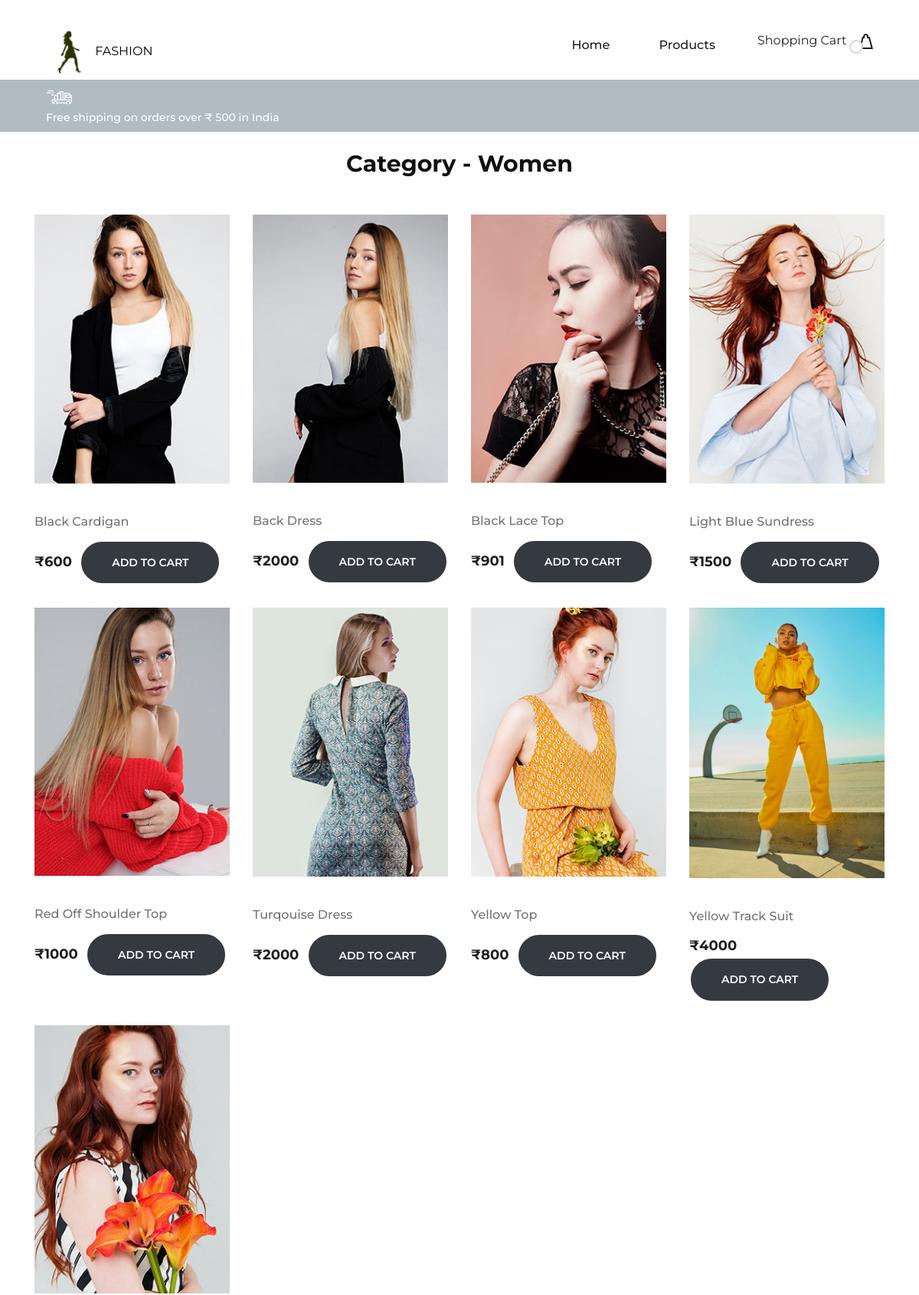
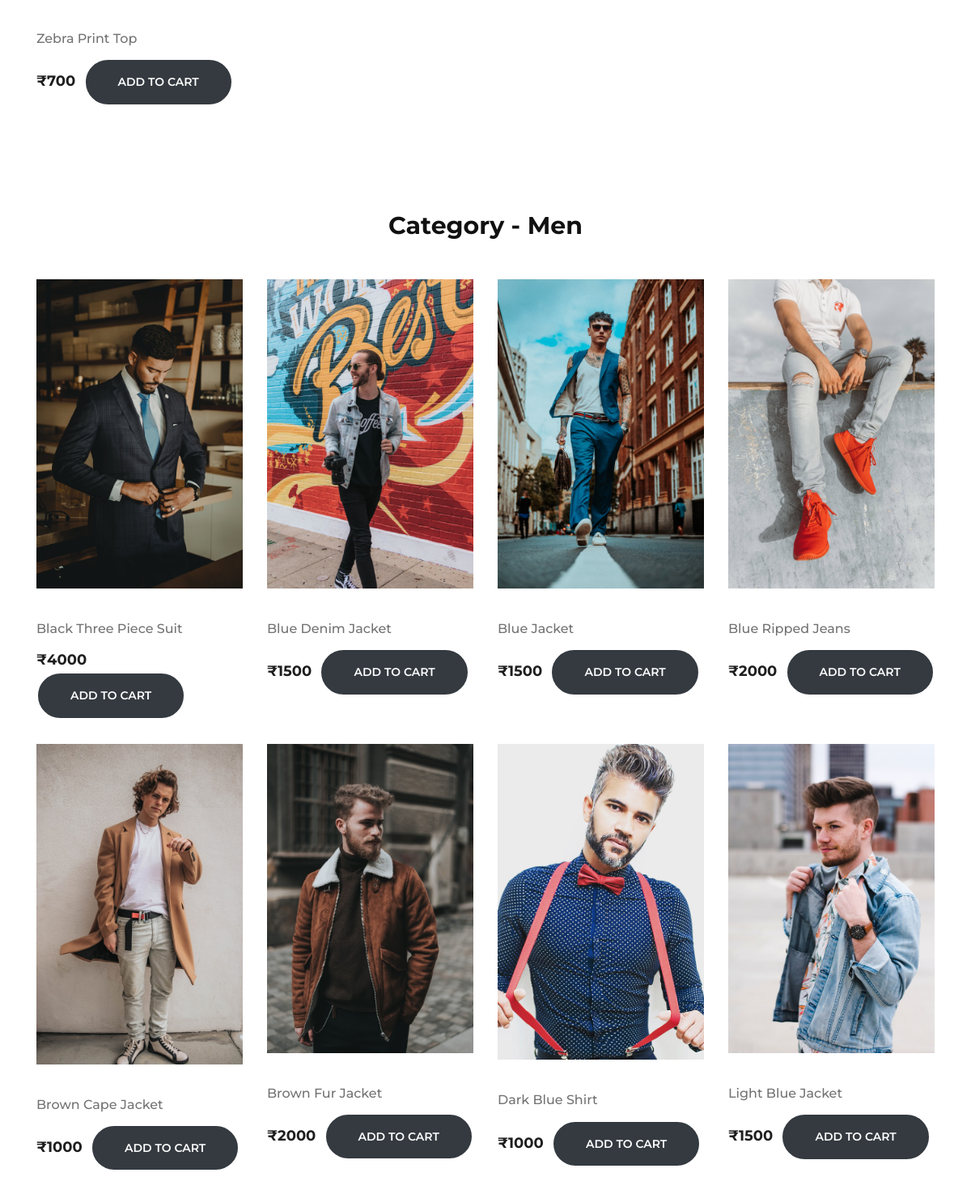
Screenshot of /products/ (upper part) with the database file from the repository (2 pictures, top to bottom).
### products/models.py (models this page shows, shortened)
class Product(models.Model):
    product_id = models.AutoField(primary_key = True)
    category = models.CharField(max_length = 50,default='')
    price = models.IntegerField(default=0)
    product_name = models.CharField(max_length=100)
    desc = models.CharField(max_length=1000)
    prod_img = models.ImageField(upload_to='products/images' ,default='')

### products/views.py (the view)
# urls.py: path('', views.productsHome,  name='productHome'),
def productsHome(request):
    allProds = []
    catprods = Product.objects.values('category', 'product_id')
    cats = {item['category'] for item in catprods}
    for cat in cats:
        prod = Product.objects.filter(category=cat)
        allProds.append(prod)
    params = {'allProds':allProds}
    return render(request, 'products/productHome.html',params)

### products/templates/products/productHome.html (shortened to what this page needs)
{% extends 'base.html'%}
{% block content %}
{% load staticfiles %}
<br>
{% for pro in allProds %}
<section class="categories-page spad">
        <div class="container">
          <div class="row">
              <div class="col-lg-12 text-center">
                  <div class="section-title">
                      <h3 style = "font-weight:bold">Category - {{pro.0.category}}</h3>
                      <br>
                  </div>
              </div>
          </div>
        <br>
        <div class="row" id="product-list">
          {% for p in pro %}
          <div class="col-lg-3 col-md-6">
              <div class="single-product-item">
                  <figure>
                      <img id='imagepr{{p.product_id}}' src="/media/{{p.prod_img}}" alt="">
                  </figure>
                  <div class="product-text">
                      <a href="{{p.product_id}}/">
                          <h6 id='namepr{{p.product_id}}'>{{p.product_name}}</h6>
                      </a>
                      <p>&#8377<span  id='pricepr{{p.product_id}}'>{{p.price}}</span> &nbsp<span class='scart'><button id='pr{{p.product_id}}' class="primary-btn pc-btn btn-dark cart">Add to cart</button></span></p>
                  </div>
              </div>
          </div>
        {% endfor  %}
            </div>
      </div>
</section>
{% endfor %}
{% endblock %}

### ecommerce/static/css/style.css (style rules this page uses)
html, body { height: 100%; font-family: "Montserrat", sans-serif; -webkit-font-smoothing: antialiased; font-smoothing: antialiased; background: none; }
h1, h2, h3, h4, h5, h6 { margin: 0; color: #111111; font-weight: 500; font-family: "Montserrat", sans-serif; }
h3 { font-size: 30px; }
h6 { font-size: 16px; }
p { font-size: 15px; color: #7b7b7b; font-weight: 400; line-height: 1.6; font-family: "Montserrat", sans-serif; margin: 0 0 15px 0; }
img { max-width: 100%; }
.spad { padding-top: 100px; padding-bottom: 100px; }
.primary-btn { color: #fff; display: inline-block; font-size: 14px; font-weight: 600; padding: 16px 40px; border: 2px solid #fff; border-radius: 50px; text-transform: uppercase; }
.single-product-item { margin-bottom: 30px; }
.single-product-item figure { margin-bottom: 40px; position: relative; overflow: hidden; background-size: cover; }
.single-product-item figure img { min-width: 100%; }
.single-product-item .product-text { text-align: center; }
.single-product-item .product-text h6 { color: #727272; margin-bottom: 15px; }
.single-product-item .product-text p { color: #1e1e1e; font-size: 18px; font-weight: 700; margin-bottom: 0; }
.categories-page { padding-top: 0; }
.categories-page .single-product-item figure { position: relative; z-index: 1; }
.categories-page .single-product-item figure:after { position: absolute; left: 0; top: 0; height: 100%; width: 100%; background: #000000; content: ""; opacity: 0; -webkit-transition: all 0.3s; transition: all 0.3s; }
.categories-page .single-product-item .product-text { text-align: left; display: block; }
.categories-page .single-product-item .product-text a { display: block; }

### rows the page displays
Product: category "Women", prod_img (picture), product_name "Black Cardigan", price "600"
Product: prod_img (picture), product_name "Back Dress", price "2000"
Product: prod_img (picture), product_name "Black Lace Top", price "901"
Product: prod_img (picture), product_name "Light Blue Sundress", price "1500"
Product: prod_img (picture), product_name "Red Off Shoulder Top", price "1000"
Product: prod_img (picture), product_name "Turqouise Dress", price "2000"
Product: prod_img (picture), product_name "Yellow Top", price "800"
Product: prod_img (picture), product_name "Yellow Track Suit", price "4000"
Product: prod_img (picture), product_name "Zebra Print Top", price "700"
Product: category "Men", prod_img (picture), product_name "Black Three Piece Suit", price "4000"
Product: prod_img (picture), product_name "Blue Denim Jacket", price "1500"
Product: prod_img (picture), product_name "Blue Jacket", price "1500"
Product: prod_img (picture), product_name "Blue Ripped Jeans", price "2000"
Product: prod_img (picture), product_name "Brown Cape Jacket", price "1000"
Product: prod_img (picture), product_name "Brown Fur Jacket", price "2000"
Product: prod_img (picture), product_name "Dark Blue Shirt", price "1000"
Product: prod_img (picture), product_name "Light Blue Jacket", price "1500"
